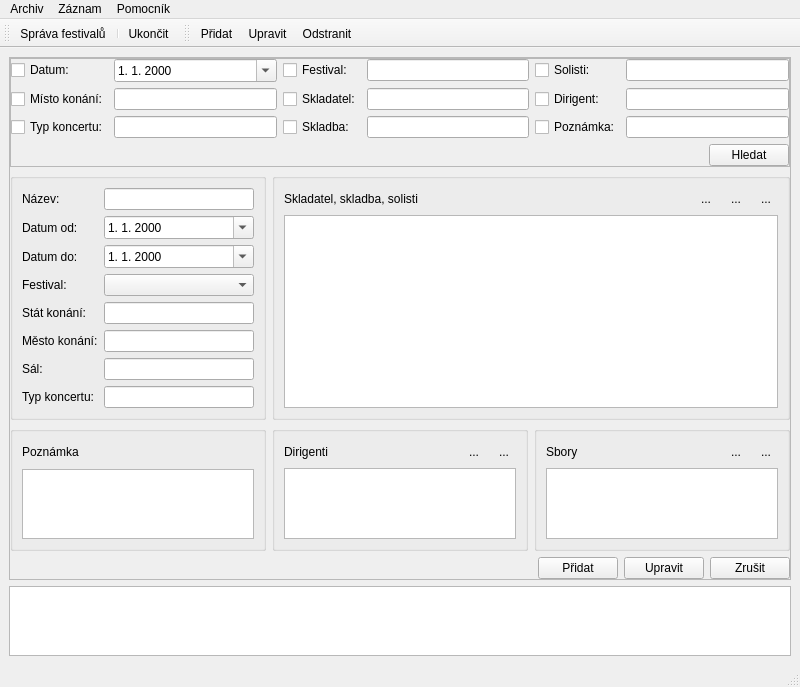
<?xml version="1.0" encoding="UTF-8"?>
<ui version="4.0">
 <class>MainWindow</class>
 <widget class="QMainWindow" name="MainWindow">
  <property name="geometry">
   <rect>
    <x>0</x>
    <y>0</y>
    <width>800</width>
    <height>681</height>
   </rect>
  </property>
  <property name="windowTitle">
   <string>Filharmonie Brno - Arcihv koncertů</string>
  </property>
  <property name="windowIcon">
   <iconset resource="resource.qrc">
    <normaloff>:/icons/icons/fb-icon16.png</normaloff>:/icons/icons/fb-icon16.png</iconset>
  </property>
  <widget class="QWidget" name="centralwidget">
   <layout class="QGridLayout" name="gridLayout_12">
    <item row="0" column="0">
     <widget class="QFrame" name="frame">
      <property name="frameShape">
       <enum>QFrame::StyledPanel</enum>
      </property>
      <property name="frameShadow">
       <enum>QFrame::Raised</enum>
      </property>
      <layout class="QGridLayout" name="gridLayout_9">
       <property name="leftMargin">
        <number>0</number>
       </property>
       <property name="topMargin">
        <number>0</number>
       </property>
       <property name="rightMargin">
        <number>0</number>
       </property>
       <property name="bottomMargin">
        <number>0</number>
       </property>
       <item row="0" column="0">
        <widget class="QFrame" name="frame_search">
         <property name="sizePolicy">
          <sizepolicy hsizetype="Preferred" vsizetype="Fixed">
           <horstretch>0</horstretch>
           <verstretch>0</verstretch>
          </sizepolicy>
         </property>
         <property name="frameShape">
          <enum>QFrame::StyledPanel</enum>
         </property>
         <property name="frameShadow">
          <enum>QFrame::Raised</enum>
         </property>
         <layout class="QGridLayout" name="gridLayout_2">
          <property name="leftMargin">
           <number>0</number>
          </property>
          <property name="topMargin">
           <number>0</number>
          </property>
          <property name="rightMargin">
           <number>0</number>
          </property>
          <property name="bottomMargin">
           <number>0</number>
          </property>
          <item row="0" column="0">
           <widget class="QCheckBox" name="checkBox">
            <property name="text">
             <string>Datum:</string>
            </property>
           </widget>
          </item>
          <item row="0" column="1">
           <widget class="QDateTimeEdit" name="dateTimeEdit_2">
            <property name="displayFormat">
             <string>d. M. yyyy</string>
            </property>
            <property name="calendarPopup">
             <bool>true</bool>
            </property>
           </widget>
          </item>
          <item row="0" column="2">
           <widget class="QCheckBox" name="checkBox_4">
            <property name="text">
             <string>Festival:</string>
            </property>
           </widget>
          </item>
          <item row="0" column="3">
           <widget class="QLineEdit" name="lineEdit_14"/>
          </item>
          <item row="0" column="4">
           <widget class="QCheckBox" name="checkBox_7">
            <property name="text">
             <string>Solisti:</string>
            </property>
           </widget>
          </item>
          <item row="0" column="5">
           <widget class="QLineEdit" name="lineEdit_15"/>
          </item>
          <item row="1" column="0">
           <widget class="QCheckBox" name="checkBox_2">
            <property name="text">
             <string>Místo konání:</string>
            </property>
           </widget>
          </item>
          <item row="1" column="1">
           <widget class="QLineEdit" name="lineEdit_9"/>
          </item>
          <item row="1" column="2">
           <widget class="QCheckBox" name="checkBox_5">
            <property name="text">
             <string>Skladatel:</string>
            </property>
           </widget>
          </item>
          <item row="1" column="3">
           <widget class="QLineEdit" name="lineEdit_12"/>
          </item>
          <item row="1" column="4">
           <widget class="QCheckBox" name="checkBox_8">
            <property name="text">
             <string>Dirigent:</string>
            </property>
           </widget>
          </item>
          <item row="1" column="5">
           <widget class="QLineEdit" name="lineEdit_10"/>
          </item>
          <item row="2" column="0">
           <widget class="QCheckBox" name="checkBox_3">
            <property name="text">
             <string>Typ koncertu:</string>
            </property>
           </widget>
          </item>
          <item row="2" column="1">
           <widget class="QLineEdit" name="lineEdit_13"/>
          </item>
          <item row="2" column="2">
           <widget class="QCheckBox" name="checkBox_6">
            <property name="text">
             <string>Skladba:</string>
            </property>
           </widget>
          </item>
          <item row="2" column="3">
           <widget class="QLineEdit" name="lineEdit_16"/>
          </item>
          <item row="2" column="4">
           <widget class="QCheckBox" name="checkBox_9">
            <property name="text">
             <string>Poznámka:</string>
            </property>
           </widget>
          </item>
          <item row="2" column="5">
           <widget class="QLineEdit" name="lineEdit_11"/>
          </item>
          <item row="3" column="0" colspan="6">
           <layout class="QHBoxLayout" name="horizontalLayout_2">
            <item>
             <spacer name="horizontalSpacer_2">
              <property name="orientation">
               <enum>Qt::Horizontal</enum>
              </property>
              <property name="sizeHint" stdset="0">
               <size>
                <width>40</width>
                <height>20</height>
               </size>
              </property>
             </spacer>
            </item>
            <item>
             <widget class="QPushButton" name="btn_search">
              <property name="text">
               <string>Hledat</string>
              </property>
              <property name="icon">
               <iconset resource="resource.qrc">
                <normaloff>:/icons/icons/Actions-edit-find-icon.png</normaloff>:/icons/icons/Actions-edit-find-icon.png</iconset>
              </property>
              <property name="iconSize">
               <size>
                <width>24</width>
                <height>24</height>
               </size>
              </property>
             </widget>
            </item>
           </layout>
          </item>
         </layout>
        </widget>
       </item>
       <item row="1" column="0">
        <widget class="QFrame" name="frame_edit">
         <layout class="QGridLayout" name="gridLayout_7">
          <property name="leftMargin">
           <number>0</number>
          </property>
          <property name="topMargin">
           <number>0</number>
          </property>
          <property name="rightMargin">
           <number>0</number>
          </property>
          <property name="bottomMargin">
           <number>0</number>
          </property>
          <item row="0" column="0">
           <widget class="QGroupBox" name="groupBox_2">
            <property name="title">
             <string/>
            </property>
            <layout class="QGridLayout" name="gridLayout_3">
             <item row="0" column="0">
              <widget class="QLabel" name="label_11">
               <property name="text">
                <string>Název:</string>
               </property>
              </widget>
             </item>
             <item row="0" column="1">
              <widget class="QLineEdit" name="edit_name"/>
             </item>
             <item row="1" column="0">
              <widget class="QLabel" name="label">
               <property name="text">
                <string>Datum od:</string>
               </property>
              </widget>
             </item>
             <item row="1" column="1">
              <widget class="QDateTimeEdit" name="edit_date_from">
               <property name="displayFormat">
                <string>d. M. yyyy</string>
               </property>
               <property name="calendarPopup">
                <bool>true</bool>
               </property>
              </widget>
             </item>
             <item row="2" column="0">
              <widget class="QLabel" name="label_12">
               <property name="text">
                <string>Datum do:</string>
               </property>
              </widget>
             </item>
             <item row="2" column="1">
              <widget class="QDateTimeEdit" name="edit_date_to">
               <property name="displayFormat">
                <string>d. M. yyyy</string>
               </property>
               <property name="calendarPopup">
                <bool>true</bool>
               </property>
              </widget>
             </item>
             <item row="3" column="0">
              <widget class="QLabel" name="label_9">
               <property name="text">
                <string>Festival:</string>
               </property>
              </widget>
             </item>
             <item row="3" column="1">
              <widget class="QComboBox" name="cb_festival"/>
             </item>
             <item row="4" column="0">
              <widget class="QLabel" name="label_2">
               <property name="text">
                <string>Stát konání:</string>
               </property>
              </widget>
             </item>
             <item row="4" column="1">
              <widget class="QLineEdit" name="edit_state"/>
             </item>
             <item row="5" column="0">
              <widget class="QLabel" name="label_3">
               <property name="text">
                <string>Město konání:</string>
               </property>
              </widget>
             </item>
             <item row="5" column="1">
              <widget class="QLineEdit" name="edit_city"/>
             </item>
             <item row="6" column="0">
              <widget class="QLabel" name="label_5">
               <property name="text">
                <string>Sál:</string>
               </property>
              </widget>
             </item>
             <item row="6" column="1">
              <widget class="QLineEdit" name="edit_hall"/>
             </item>
             <item row="7" column="0">
              <widget class="QLabel" name="label_4">
               <property name="text">
                <string>Typ koncertu:</string>
               </property>
              </widget>
             </item>
             <item row="7" column="1">
              <widget class="QLineEdit" name="edit_type"/>
             </item>
            </layout>
           </widget>
          </item>
          <item row="1" column="0">
           <widget class="QGroupBox" name="groupBox_3">
            <property name="title">
             <string/>
            </property>
            <layout class="QGridLayout" name="gridLayout_6">
             <item row="0" column="0">
              <widget class="QLabel" name="label_8">
               <property name="minimumSize">
                <size>
                 <width>0</width>
                 <height>22</height>
                </size>
               </property>
               <property name="text">
                <string>Poznámka</string>
               </property>
              </widget>
             </item>
             <item row="1" column="0">
              <widget class="QTextEdit" name="edit_note"/>
             </item>
            </layout>
           </widget>
          </item>
          <item row="1" column="1">
           <widget class="QGroupBox" name="groupBox_4">
            <property name="title">
             <string/>
            </property>
            <layout class="QGridLayout" name="gridLayout_8">
             <item row="0" column="0">
              <widget class="QLabel" name="label_7">
               <property name="text">
                <string>Dirigenti</string>
               </property>
              </widget>
             </item>
             <item row="0" column="1">
              <widget class="QToolButton" name="btn_dirigents_add">
               <property name="toolTip">
                <string>Přidat dirigenta...</string>
               </property>
               <property name="text">
                <string>...</string>
               </property>
               <property name="icon">
                <iconset resource="resource.qrc">
                 <normaloff>:/icons/icons/Actions-list-add-icon.png</normaloff>:/icons/icons/Actions-list-add-icon.png</iconset>
               </property>
               <property name="autoRaise">
                <bool>true</bool>
               </property>
              </widget>
             </item>
             <item row="0" column="2">
              <widget class="QToolButton" name="btn_dirigents_remove">
               <property name="toolTip">
                <string>Odstránit záznam</string>
               </property>
               <property name="text">
                <string>...</string>
               </property>
               <property name="icon">
                <iconset resource="resource.qrc">
                 <normaloff>:/icons/icons/Actions-list-remove-icon.png</normaloff>:/icons/icons/Actions-list-remove-icon.png</iconset>
               </property>
               <property name="autoRaise">
                <bool>true</bool>
               </property>
              </widget>
             </item>
             <item row="1" column="0" colspan="3">
              <widget class="QListWidget" name="lw_edit_dirigents"/>
             </item>
            </layout>
           </widget>
          </item>
          <item row="1" column="2">
           <widget class="QGroupBox" name="groupBox_5">
            <property name="title">
             <string/>
            </property>
            <layout class="QGridLayout" name="gridLayout_5">
             <item row="0" column="0">
              <widget class="QLabel" name="label_13">
               <property name="text">
                <string>Sbory</string>
               </property>
              </widget>
             </item>
             <item row="0" column="1">
              <widget class="QToolButton" name="btn_choirs_add">
               <property name="toolTip">
                <string>Přidat sbor...</string>
               </property>
               <property name="text">
                <string>...</string>
               </property>
               <property name="icon">
                <iconset resource="resource.qrc">
                 <normaloff>:/icons/icons/Actions-list-add-icon.png</normaloff>:/icons/icons/Actions-list-add-icon.png</iconset>
               </property>
               <property name="autoRaise">
                <bool>true</bool>
               </property>
              </widget>
             </item>
             <item row="0" column="2">
              <widget class="QToolButton" name="btn_choirs_remove">
               <property name="toolTip">
                <string>Odstránit záznam</string>
               </property>
               <property name="text">
                <string>...</string>
               </property>
               <property name="icon">
                <iconset resource="resource.qrc">
                 <normaloff>:/icons/icons/Actions-list-remove-icon.png</normaloff>:/icons/icons/Actions-list-remove-icon.png</iconset>
               </property>
               <property name="autoRaise">
                <bool>true</bool>
               </property>
              </widget>
             </item>
             <item row="1" column="0" colspan="3">
              <widget class="QListWidget" name="lw_edit_choirs"/>
             </item>
            </layout>
           </widget>
          </item>
          <item row="2" column="0" colspan="3">
           <layout class="QHBoxLayout" name="horizontalLayout">
            <item>
             <spacer name="horizontalSpacer">
              <property name="orientation">
               <enum>Qt::Horizontal</enum>
              </property>
              <property name="sizeHint" stdset="0">
               <size>
                <width>40</width>
                <height>20</height>
               </size>
              </property>
             </spacer>
            </item>
            <item>
             <widget class="QPushButton" name="btn_edit_confirm">
              <property name="text">
               <string>Přidat</string>
              </property>
              <property name="icon">
               <iconset resource="resource.qrc">
                <normaloff>:/icons/icons/Actions-dialog-ok-apply-icon.png</normaloff>:/icons/icons/Actions-dialog-ok-apply-icon.png</iconset>
              </property>
              <property name="iconSize">
               <size>
                <width>24</width>
                <height>24</height>
               </size>
              </property>
             </widget>
            </item>
            <item>
             <widget class="QPushButton" name="btn_edit_save">
              <property name="text">
               <string>Upravit</string>
              </property>
              <property name="icon">
               <iconset resource="resource.qrc">
                <normaloff>:/icons/icons/Actions-document-save-icon.png</normaloff>:/icons/icons/Actions-document-save-icon.png</iconset>
              </property>
              <property name="iconSize">
               <size>
                <width>24</width>
                <height>24</height>
               </size>
              </property>
             </widget>
            </item>
            <item>
             <widget class="QPushButton" name="btn_edit_cancel">
              <property name="text">
               <string>Zrušit</string>
              </property>
              <property name="icon">
               <iconset resource="resource.qrc">
                <normaloff>:/icons/icons/Actions-dialog-close-icon.png</normaloff>:/icons/icons/Actions-dialog-close-icon.png</iconset>
              </property>
              <property name="iconSize">
               <size>
                <width>24</width>
                <height>24</height>
               </size>
              </property>
             </widget>
            </item>
           </layout>
          </item>
          <item row="0" column="1" colspan="2">
           <widget class="QGroupBox" name="groupBox">
            <property name="title">
             <string/>
            </property>
            <layout class="QGridLayout" name="gridLayout">
             <item row="0" column="0">
              <widget class="QLabel" name="label_6">
               <property name="text">
                <string>Skladatel, skladba, solisti</string>
               </property>
              </widget>
             </item>
             <item row="0" column="1">
              <widget class="QToolButton" name="btn_works_add">
               <property name="toolTip">
                <string>Přidat skladatela a skladbu...</string>
               </property>
               <property name="text">
                <string>...</string>
               </property>
               <property name="icon">
                <iconset resource="resource.qrc">
                 <normaloff>:/icons/icons/Actions-list-add-icon.png</normaloff>:/icons/icons/Actions-list-add-icon.png</iconset>
               </property>
               <property name="autoRaise">
                <bool>true</bool>
               </property>
              </widget>
             </item>
             <item row="0" column="2">
              <widget class="QToolButton" name="btn_works_add_soloist">
               <property name="toolTip">
                <string>Přidat solistu...</string>
               </property>
               <property name="text">
                <string>...</string>
               </property>
               <property name="icon">
                <iconset resource="resource.qrc">
                 <normaloff>:/icons/icons/Actions-list-add-user-icon.png</normaloff>:/icons/icons/Actions-list-add-user-icon.png</iconset>
               </property>
               <property name="autoRaise">
                <bool>true</bool>
               </property>
              </widget>
             </item>
             <item row="0" column="3">
              <widget class="QToolButton" name="btn_works_remove">
               <property name="toolTip">
                <string>Odstránit záznam</string>
               </property>
               <property name="text">
                <string>...</string>
               </property>
               <property name="icon">
                <iconset resource="resource.qrc">
                 <normaloff>:/icons/icons/Actions-list-remove-icon.png</normaloff>:/icons/icons/Actions-list-remove-icon.png</iconset>
               </property>
               <property name="autoRaise">
                <bool>true</bool>
               </property>
              </widget>
             </item>
             <item row="1" column="0" colspan="4">
              <widget class="QTreeWidget" name="tw_edit_works">
               <property name="editTriggers">
                <set>QAbstractItemView::NoEditTriggers</set>
               </property>
               <property name="animated">
                <bool>true</bool>
               </property>
               <attribute name="headerVisible">
                <bool>false</bool>
               </attribute>
               <column>
                <property name="text">
                 <string notr="true">1</string>
                </property>
               </column>
              </widget>
             </item>
            </layout>
           </widget>
          </item>
         </layout>
         <zorder>groupBox</zorder>
         <zorder>groupBox_3</zorder>
         <zorder>groupBox_4</zorder>
         <zorder>groupBox_5</zorder>
         <zorder>groupBox_2</zorder>
        </widget>
       </item>
      </layout>
     </widget>
    </item>
    <item row="1" column="0">
     <widget class="QTableView" name="tableView">
      <property name="editTriggers">
       <set>QAbstractItemView::NoEditTriggers</set>
      </property>
      <property name="alternatingRowColors">
       <bool>true</bool>
      </property>
      <property name="selectionMode">
       <enum>QAbstractItemView::SingleSelection</enum>
      </property>
      <property name="selectionBehavior">
       <enum>QAbstractItemView::SelectRows</enum>
      </property>
      <property name="sortingEnabled">
       <bool>true</bool>
      </property>
      <property name="cornerButtonEnabled">
       <bool>false</bool>
      </property>
      <attribute name="horizontalHeaderHighlightSections">
       <bool>false</bool>
      </attribute>
      <attribute name="verticalHeaderVisible">
       <bool>false</bool>
      </attribute>
     </widget>
    </item>
   </layout>
  </widget>
  <widget class="QMenuBar" name="menubar">
   <property name="geometry">
    <rect>
     <x>0</x>
     <y>0</y>
     <width>800</width>
     <height>21</height>
    </rect>
   </property>
   <widget class="QMenu" name="menuArchiv">
    <property name="title">
     <string>Archiv</string>
    </property>
    <addaction name="actionSprava_festivalov"/>
    <addaction name="separator"/>
    <addaction name="actionUkoncit"/>
   </widget>
   <widget class="QMenu" name="menuZaznam">
    <property name="title">
     <string>Záznam</string>
    </property>
    <addaction name="actionPridat"/>
    <addaction name="actionUpravit"/>
    <addaction name="actionOdstranit"/>
   </widget>
   <widget class="QMenu" name="menuPomocnik">
    <property name="title">
     <string>Pomocník</string>
    </property>
    <addaction name="actionO_programe"/>
   </widget>
   <addaction name="menuArchiv"/>
   <addaction name="menuZaznam"/>
   <addaction name="menuPomocnik"/>
  </widget>
  <widget class="QStatusBar" name="statusbar"/>
  <widget class="QToolBar" name="toolBar">
   <property name="windowTitle">
    <string>toolBar</string>
   </property>
   <attribute name="toolBarArea">
    <enum>TopToolBarArea</enum>
   </attribute>
   <attribute name="toolBarBreak">
    <bool>false</bool>
   </attribute>
   <addaction name="actionSprava_festivalov"/>
   <addaction name="separator"/>
   <addaction name="actionUkoncit"/>
  </widget>
  <widget class="QToolBar" name="toolBar_2">
   <property name="windowTitle">
    <string>toolBar_2</string>
   </property>
   <attribute name="toolBarArea">
    <enum>TopToolBarArea</enum>
   </attribute>
   <attribute name="toolBarBreak">
    <bool>false</bool>
   </attribute>
   <addaction name="actionPridat"/>
   <addaction name="actionUpravit"/>
   <addaction name="actionOdstranit"/>
  </widget>
  <action name="actionPridat_zaznam">
   <property name="text">
    <string>Pridat zaznam</string>
   </property>
  </action>
  <action name="actionUpravit_zaznam">
   <property name="text">
    <string>Upravit zaznam</string>
   </property>
  </action>
  <action name="actionOdstranit_zaznam">
   <property name="text">
    <string>Odstranit zaznam</string>
   </property>
  </action>
  <action name="actionUkoncit">
   <property name="icon">
    <iconset resource="resource.qrc">
     <normaloff>:/icons/icons/Actions-application-exit-icon.png</normaloff>:/icons/icons/Actions-application-exit-icon.png</iconset>
   </property>
   <property name="text">
    <string>Ukončit</string>
   </property>
  </action>
  <action name="actionPridat">
   <property name="icon">
    <iconset resource="resource.qrc">
     <normaloff>:/icons/icons/Actions-list-add-icon.png</normaloff>:/icons/icons/Actions-list-add-icon.png</iconset>
   </property>
   <property name="text">
    <string>Přidat</string>
   </property>
  </action>
  <action name="actionUpravit">
   <property name="icon">
    <iconset resource="resource.qrc">
     <normaloff>:/icons/icons/Actions-document-edit-icon.png</normaloff>:/icons/icons/Actions-document-edit-icon.png</iconset>
   </property>
   <property name="text">
    <string>Upravit</string>
   </property>
  </action>
  <action name="actionOdstranit">
   <property name="icon">
    <iconset resource="resource.qrc">
     <normaloff>:/icons/icons/Actions-list-remove-icon.png</normaloff>:/icons/icons/Actions-list-remove-icon.png</iconset>
   </property>
   <property name="text">
    <string>Odstranit</string>
   </property>
  </action>
  <action name="actionO_programe">
   <property name="text">
    <string>O programe</string>
   </property>
  </action>
  <action name="actionSprava_festivalov">
   <property name="icon">
    <iconset resource="resource.qrc">
     <normaloff>:/icons/icons/Places-folder-sound-icon.png</normaloff>:/icons/icons/Places-folder-sound-icon.png</iconset>
   </property>
   <property name="text">
    <string>Správa festivalů</string>
   </property>
  </action>
 </widget>
 <tabstops>
  <tabstop>edit_name</tabstop>
  <tabstop>edit_date_from</tabstop>
  <tabstop>edit_date_to</tabstop>
  <tabstop>cb_festival</tabstop>
  <tabstop>edit_state</tabstop>
  <tabstop>edit_city</tabstop>
  <tabstop>edit_hall</tabstop>
  <tabstop>edit_type</tabstop>
  <tabstop>tw_edit_works</tabstop>
  <tabstop>btn_works_add</tabstop>
  <tabstop>btn_works_remove</tabstop>
  <tabstop>edit_note</tabstop>
  <tabstop>lw_edit_dirigents</tabstop>
  <tabstop>btn_dirigents_add</tabstop>
  <tabstop>btn_dirigents_remove</tabstop>
  <tabstop>lw_edit_choirs</tabstop>
  <tabstop>btn_choirs_add</tabstop>
  <tabstop>btn_choirs_remove</tabstop>
  <tabstop>btn_edit_confirm</tabstop>
  <tabstop>btn_edit_save</tabstop>
  <tabstop>btn_edit_cancel</tabstop>
  <tabstop>checkBox_2</tabstop>
  <tabstop>checkBox_5</tabstop>
  <tabstop>lineEdit_12</tabstop>
  <tabstop>lineEdit_9</tabstop>
  <tabstop>lineEdit_10</tabstop>
  <tabstop>checkBox_3</tabstop>
  <tabstop>checkBox_8</tabstop>
  <tabstop>checkBox_6</tabstop>
  <tabstop>lineEdit_14</tabstop>
  <tabstop>checkBox_7</tabstop>
  <tabstop>lineEdit_15</tabstop>
  <tabstop>tableView</tabstop>
  <tabstop>checkBox</tabstop>
  <tabstop>lineEdit_16</tabstop>
  <tabstop>lineEdit_11</tabstop>
  <tabstop>lineEdit_13</tabstop>
  <tabstop>checkBox_9</tabstop>
  <tabstop>dateTimeEdit_2</tabstop>
  <tabstop>checkBox_4</tabstop>
  <tabstop>btn_search</tabstop>
 </tabstops>
 <resources>
  <include location="resource.qrc"/>
 </resources>
 <connections>
  <connection>
   <sender>actionUkoncit</sender>
   <signal>triggered(bool)</signal>
   <receiver>MainWindow</receiver>
   <slot>close()</slot>
   <hints>
    <hint type="sourcelabel">
     <x>-1</x>
     <y>-1</y>
    </hint>
    <hint type="destinationlabel">
     <x>399</x>
     <y>299</y>
    </hint>
   </hints>
  </connection>
 </connections>
</ui>
